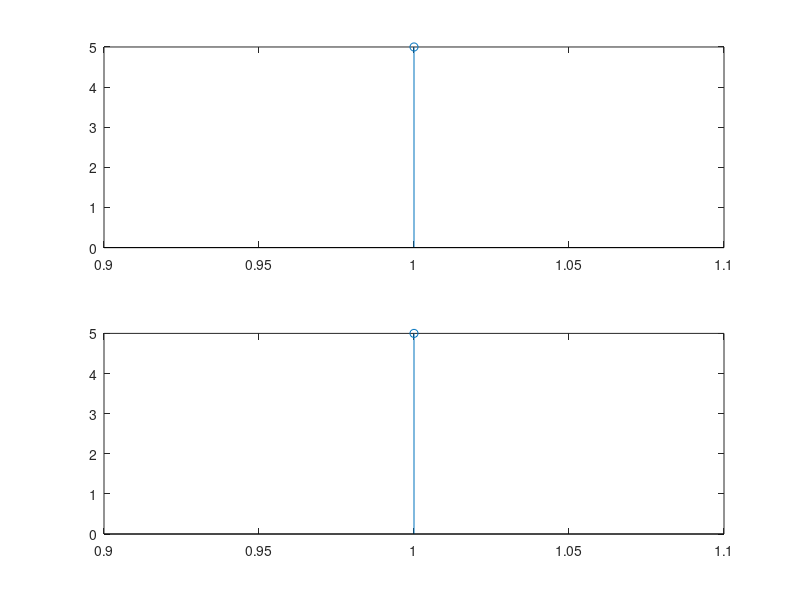

The MATLAB script that drew this image:
clc;
close all;
x=input('enter input sequence');
l=input('enter sampling factor');
y=downsample(x,l);
subplot(2,1,1);
stem(x);
subplot(2,1,2);
stem(y);
disp(y);